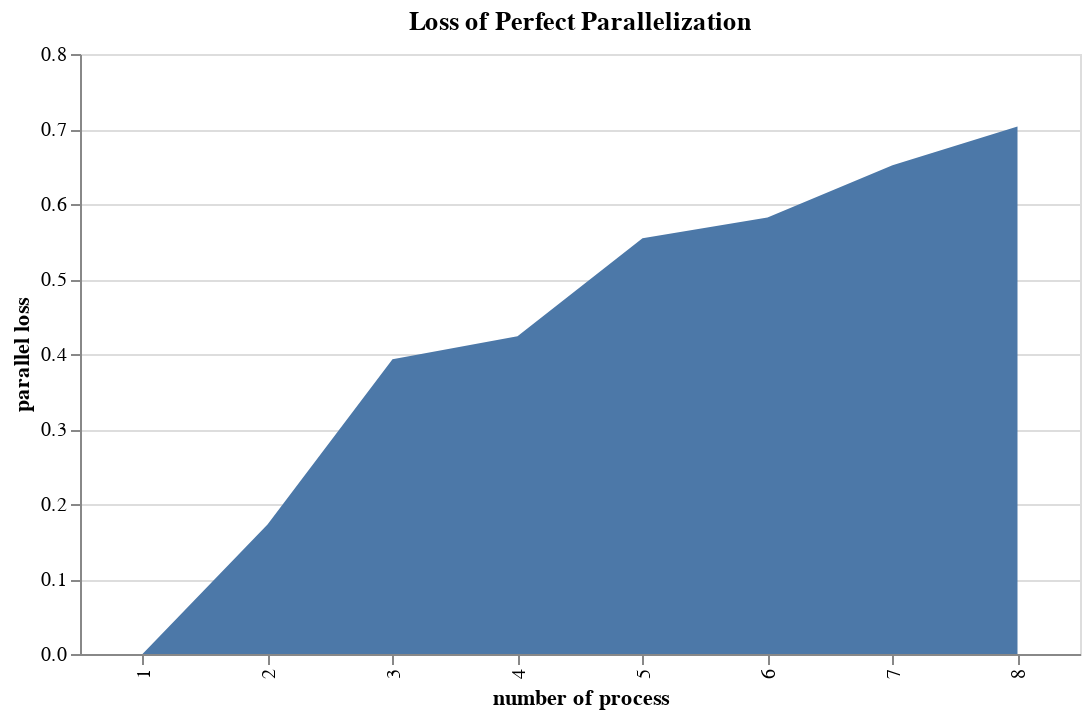

Notebook code for this chart:
### Code cell
import altair as alt

alt.Chart(df).mark_area().encode(
    x='number of process',
    y='parallel loss'
).properties(
    title='Loss of Perfect Parallelization',
    width=500,
    height=300
)

### Figure 1 — Vega-Lite specification as saved in the notebook (floating-point values rounded to 4 significant figures)
{"$schema": "https://vega.github.io/schema/vega-lite/v3.4.0.json", "config": {"mark": {"tooltip": null}, "view": {"height": 300, "width": 400}}, "data": {"name": "data-03d8035fadfff77af25752ff41ae0194"}, "datasets": {"data-03d8035fadfff77af25752ff41ae0194": [{"number of process": "1", "parallel loss": 0, "time, s": 2.214, "versus one": 1}, {"number of process": "2", "parallel loss": 0.1728, "time, s": 1.338, "versus one": 1.654}, {"number of process": "3", "parallel loss": 0.393, "time, s": 1.216, "versus one": 1.821}, {"number of process": "4", "parallel loss": 0.4238, "time, s": 0.9608, "versus one": 2.305}, {"number of process": "5", "parallel loss": 0.5542, "time, s": 0.9934, "versus one": 2.229}, {"number of process": "6", "parallel loss": 0.5819, "time, s": 0.8826, "versus one": 2.509}, {"number of process": "7", "parallel loss": 0.6518, "time, s": 0.9084, "versus one": 2.438}, {"number of process": "8", "parallel loss": 0.7033, "time, s": 0.933, "versus one": 2.373}]}, "encoding": {"x": {"field": "number of process", "type": "nominal"}, "y": {"field": "parallel loss", "type": "quantitative"}}, "height": 300, "mark": "area", "title": "Loss of Perfect Parallelization", "width": 500}
